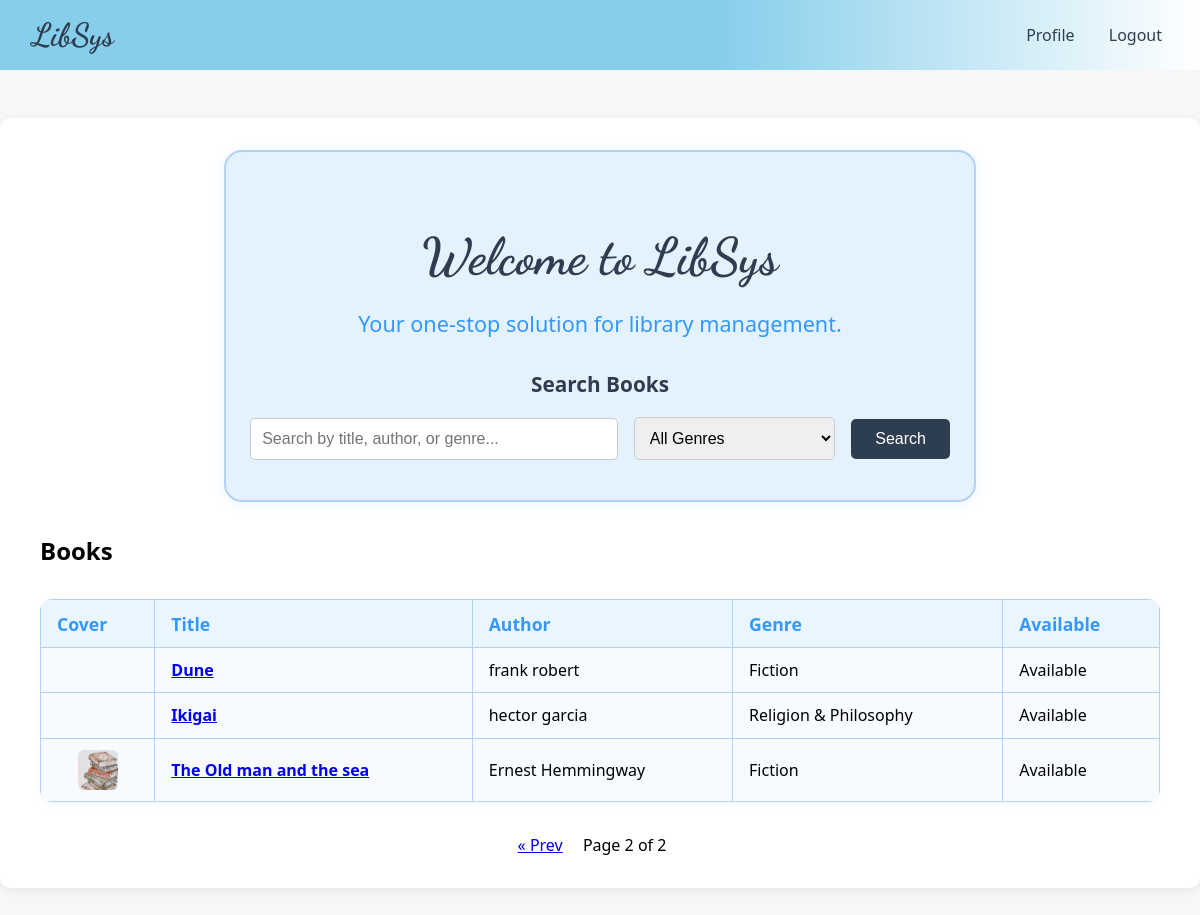
Page /?q=&genre=&page=2 (signed in) on the committed database.
### Home/models.py (models this page shows, shortened)
class Book(models.Model):
    "these ar efew genres that can be selected to label a book added in library"
    GENRE_CHOICES = [
        ("Fiction", "Fiction (Novels, stories, drama, literary fiction)"),
        ("Non-Fiction", "Non-Fiction (Essays, journalism, real-life topics, how-to books)"),
        ("Science & Technology", "Science & Technology (Physics, biology, programming, engineering, mathematics)"),
        ("History & Politics", "History & Politics (Historical events, government, wars, biographies of leaders)"),
        ("Children & Young Adult", "Children & Young Adult (Books for kids, teens, fantasy for younger readers)"),
        ("Religion & Philosophy", "Religion & Philosophy (Spiritual texts, beliefs, ethics, thought systems)"),
        ("Education & Reference", "Education & Reference (Textbooks, guides, dictionaries, academic materials)"),
    ]
    book_id = models.AutoField(primary_key=True)
    book_name = models.CharField(max_length=255)
    book_author = models.CharField(max_length=255)
    book_genre = models.CharField(max_length=40, choices=GENRE_CHOICES) #can select from the genres that have been listed
    isAvailable = models.BooleanField(default=True) #show if availble or not
    created_at = models.DateTimeField(auto_now_add=True)  # For latest books
    book_photo = models.ImageField(upload_to='book_photos/', null=True, blank=True)

### Home/views.py (the view)
# urls.py: path('', home, name='home'),
@login_required(login_url='login')
def home(request):
    query = request.GET.get('q', '').strip() #
    genre = request.GET.get('genre', '')
    books = Book.objects.all().order_by('-created_at') #shows all book at order of recently added
    if query:    #filters according to query
        books = books.filter(
            models.Q(book_name__icontains=query) |  #contains this text case insensitively
            models.Q(book_author__icontains=query) |
            models.Q(book_genre__icontains=query)
        )
    if genre:
        books = books.filter(book_genre=genre)
    paginator = Paginator(books, 5)  # 5 books per page
    page_number = request.GET.get('page')
    page_obj = paginator.get_page(page_number)
    return render(request, 'home.html', {
        'page_obj': page_obj,
        'query': query,
        'genre': genre,
        'genre_choices': Book.GENRE_CHOICES,
    })

### Home/templates/home.html (shortened to what this page needs)
{% load static %}
<!DOCTYPE html>
<html lang="en">
<head>
  <link rel="stylesheet" href="{% static 'homestyle.css' %}" />
</head>
<body>
  <nav class="navbar">
    <div class="nav-left">
      <span class="logo">LibSys</span>
    </div>
    <div class="nav-right">
      {% if user.is_authenticated %}
        <a href="{% url 'profile' %}">Profile</a>
        <form method="post" action="{% url 'logout' %}" style="display:inline;">
          <button type="submit" class="logout-btn">Logout</button>
        </form>
      {% else %}
        <a href="{% url 'login' %}">Login</a>
        <a href="{% url 'register' %}">Register</a>
      {% endif %}
    </div>
  </nav>
  <div class="container">
    <div class="welcome">
      <h1>Welcome to LibSys</h1>
      <p>Your one-stop solution for library management.</p>
      <div class="search-section">
        <h2>Search Books</h2>
        <form method="get" action="">
          <input type="text" name="q" placeholder="Search by title, author, or genre..." value="{{ query }}" />
          <select name="genre">
            <option value="">All Genres</option>
          </select>
          <button type="submit">Search</button>
        </form>
      </div>
    </div>
    <div class="latest-books">
      <h2>Books</h2>
      {% if page_obj.object_list %}
        <table class="home-books-table">
          <thead>
            <tr>
              <th>Cover</th>
              <th>Title</th>
              <th>Author</th>
              <th>Genre</th>
              <th>Available</th>
            </tr>
          </thead>
          <tbody>
            {% for book in page_obj.object_list %}
            <tr>
              <td>{% if book.book_photo %}<img src="{{ book.book_photo.url }}" alt="{{ book.book_name }}" style="height:40px;" />{% endif %}</td>
              <td><strong><a href="{% url 'book_detail' book.book_id %}">{{ book.book_name }}</a></strong></td>
              <td>{{ book.book_author }}</td>
              <td>{{ book.book_genre }}</td>
              <td>{% if book.isAvailable %}Available{% else %}Not Available{% endif %}</td>
            </tr>
            {% endfor %}
          </tbody>
        </table>
        <div class="pagination" style="margin-top:1.5rem; text-align:center;">
          {% if page_obj.has_previous %}
            <a href="?q={{ query }}&genre={{ genre }}&page={{ page_obj.previous_page_number }}">&laquo; Prev</a>
          {% endif %}
          <span style="margin:0 1rem;">Page {{ page_obj.number }} of {{ page_obj.paginator.num_pages }}</span>
        </div>
      {% else %}
        <p>No books found.</p>
      {% endif %}
    </div>
  </div>
</body>
</html>

### Home/static/homestyle.css (style rules this page uses)
body { font-family: 'Segoe UI', Arial, sans-serif; background: #f7f7f7; margin: 0; padding: 0; }
.navbar { display: flex; justify-content: space-between; align-items: center; background: linear-gradient(90deg, #87ceeb 60%, #fff 100%); color: #2d3e50; padding: 1rem 2rem; }
.logo { font-family: 'Dancing Script', cursive; font-size: 2rem; font-weight: bold; }
.nav-right a, .nav-right form button.logout-btn { color: #2d3e50; text-decoration: none; margin-left: 1.5rem; font-size: 1rem; background: none; border: none; cursor: pointer; font-family: inherit; transition: color 0.2s; }
.container { max-width: 1200px; margin: 3rem auto; background: #fff; border-radius: 10px; box-shadow: 0 2px 8px rgba(0,0,0,0.08); padding: 2rem 2.5rem; }
.welcome { text-align: center; margin-bottom: 2rem; padding: 2.5rem 1.5rem 2.5rem 1.5rem; background: #e3f2fd; border-radius: 18px; box-shadow: 0 2px 12px rgba(52, 152, 255, 0.10); border: 2px solid #b3d1f7; max-width: 700px; width: 100%; margin-left: auto; margin-right: auto; display: block; }
.welcome h1 { font-family: 'Dancing Script', cursive; font-size: 3.2rem; color: #2d3e50; margin-bottom: 1rem; }
.welcome p { font-size: 1.35rem; color: #3498ff; margin-bottom: 0; }
.search-section { margin-top: 2rem; }
.search-section h2 { font-size: 1.3rem; color: #2d3e50; margin-bottom: 1rem; }
.search-section form { display: flex; gap: 1rem; align-items: center; justify-content: center; margin-top: 1.2rem; max-width: 900px; margin-left: auto; margin-right: auto; flex-wrap: wrap; }
.search-section input[type="text"] { flex: 2 1 220px; min-width: 180px; padding: 0.7rem; border: 1px solid #ccc; border-radius: 5px; font-size: 1rem; }
.search-section select { flex: 1 1 140px; min-width: 120px; padding: 0.7rem; border: 1px solid #ccc; border-radius: 5px; font-size: 1rem; }
.search-section button { padding: 0.7rem 1.5rem; background: #2d3e50; color: #fff; border: none; border-radius: 5px; font-size: 1rem; cursor: pointer; transition: background 0.2s; margin-left: 0; flex: 0 0 auto; }
.home-books-table { width: 100%; border-collapse: collapse; margin: 2rem 0; background: #f7faff; border-radius: 12px; overflow: hidden; box-shadow: 0 2px 8px rgba(52, 152, 255, 0.06); }
.home-books-table th, .home-books-table td { border: 1px solid #b3d1f7; padding: 0.7rem 1rem; text-align: left; word-break: break-word; vertical-align: middle; }
.home-books-table th { background: #eaf6ff; color: #3498ff; font-size: 1.1rem; }
.home-books-table tr:nth-child(even) { background: #f7faff; }
.home-books-table img { max-width: 40px; max-height: 40px; border-radius: 6px; display: block; margin: 0 auto; }

### rows in the picture
Book: book_name "Dune", book_author "frank robert", book_genre "Fiction", isAvailable "Available"
Book: book_name "Ikigai", book_author "hector garcia", book_genre "Religion & Philosophy", isAvailable "Available"
Book: book_photo (picture), book_name "The Old man and the sea", book_author "Ernest Hemmingway", book_genre "Fiction", isAvailable "Available"

### other values in the picture
{{ page_obj.number }} "2"
{{ page_obj.paginator.num_pages }} "2"
